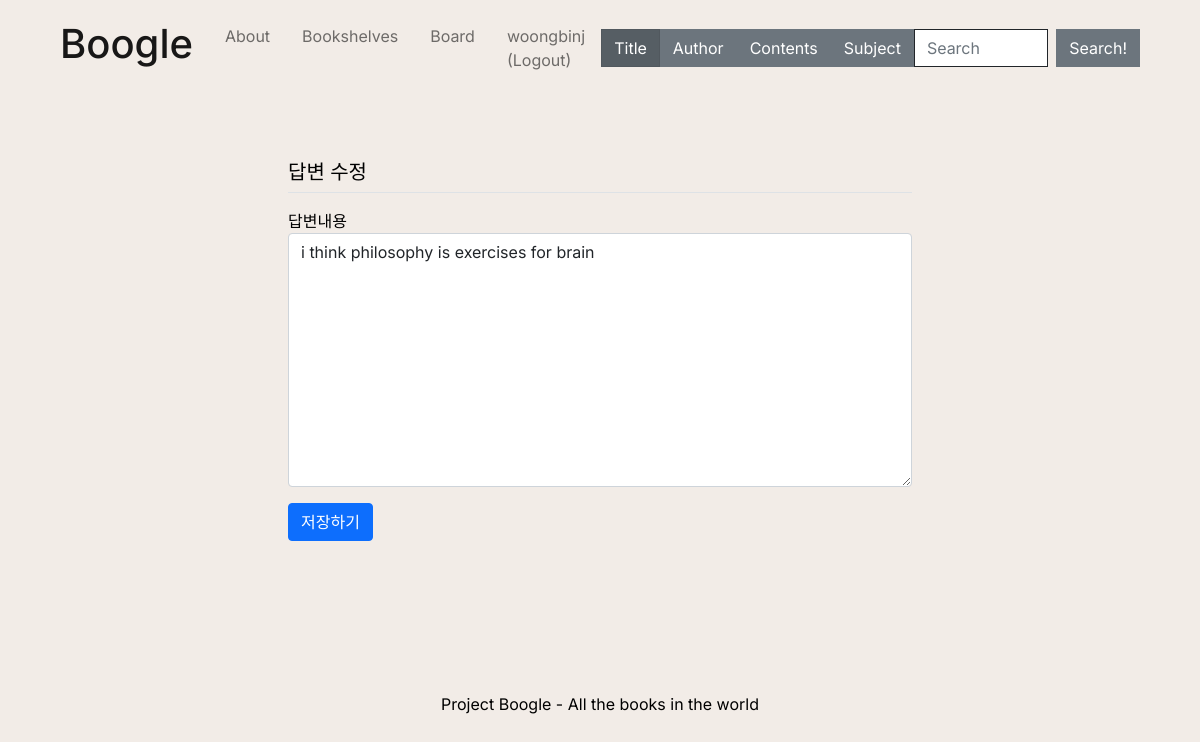
The page /answer/modify/2 (signed in) on the database its author committed.
### pybo/models.py (models this page shows)
class User(db.Model):
    __tablename__ = 'user'   #테이블 이름 : user
    id = db.Column(db.Integer, primary_key = True)   #id를 프라이머리키로 설정
    username = db.Column(db.String(8), nullable = False)
    email = db.Column(db.String(32), nullable = False)
    password = db.Column(db.String(64), nullable = False)

class Answer(db.Model):
    id = db.Column(db.Integer, primary_key=True)
    question_id = db.Column(db.Integer, db.ForeignKey('question.id', ondelete='CASCADE'))
    question = db.relationship('Question', backref=db.backref('answer_set', cascade='all, delete-orphan'))
    content = db.Column(db.Text(), nullable=False)
    create_date = db.Column(db.DateTime(), nullable=False)
    modify_date = db.Column(db.DateTime(), nullable=True)
    user_id = db.Column(db.Integer, db.ForeignKey('user.id', ondelete='CASCADE'), nullable=False)
    user = db.relationship('User', backref=db.backref('answer_set'))

### pybo/views/answer_views.py (the view)
@bp.route('/modify/<int:answer_id>', methods=('GET', 'POST'))
@login_required
def modify(answer_id):
    answer = Answer.query.get_or_404(answer_id)
    if g.user != answer.user:
        flash('수정권한이 없습니다')
        return redirect(url_for('question.detail', question_id=answer.question.id))
    if request.method == "POST":
        form = AnswerForm()
        if form.validate_on_submit():
            form.populate_obj(answer)
            answer.modify_date = datetime.now()  # 수정일시 저장
            db.session.commit()
            return redirect('{}#answer_{}'.format(
                url_for('question.detail', question_id=answer.question.id), answer.id))
    else:
        form = AnswerForm(obj=answer)
    return render_template('answer/answer_form.html', form=form)

### pybo/forms.py
class AnswerForm(FlaskForm):
    content = TextAreaField('내용', validators=[DataRequired('Content is a required entry.')])

### pybo/views/auth_views.py (called while the page is built)
def login_required(view):
    @functools.wraps(view)
    def wrapped_view(*args, **kwargs):
        if g.user is None:
            _next = request.url if request.method == 'GET' else ''
            return redirect(url_for('auth.login', next=_next))
        return view(*args, **kwargs)
    return wrapped_view

@bp.before_app_request
def load_logged_in_user():
    user_id = session.get('user_id')
    if user_id is None:
        g.user = None
    else:
        g.user = User.query.get(user_id)

### pybo/templates/answer/answer_form.html (shortened to what this page needs)
{% extends 'main/base.html' %}
{% block content %}
<div class="container">
    <h5 class="my-3 border-bottom pb-2">답변 수정</h5>
    <form method="post">
        <div class="mb-3">
            <label for="content">답변내용</label>
            <textarea class="form-control" name="content" id="content"
                        rows="10">{{ form.content.data or '' }}</textarea>
        </div>
        <button type="submit" class="btn btn-primary">저장하기</button>
    </form>
</div>
{% endblock %}

### pybo/templates/main/base.html (shortened to what this page needs)
<!DOCTYPE html>
<html lang="eng">
    <head>
        {% block head %}
        <link rel="stylesheet" href="{{ url_for('static', filename='css/bootstrap.min.css')}}">
        <link rel="stylesheet" href="https://cdn.jsdelivr.net/npm/bootstrap-icons@1.8.3/font/bootstrap-icons.css">
        <link rel="stylesheet" href="{{ url_for('static', filename='css/base.css')}}">
        {% endblock %}
    </head>
    <body class="d-flex flex-column min-vh-100">
      <nav class="navbar navbar-expand-lg navbar-light bg-transparent mx-5">
        <div class="container-fluid">
          <a class="navbar-brand" href ="{{ url_for('main.index') }}"><h1>Boogle</h1></a>
          <div class="collapse navbar-collapse" id="navbarSupportedContent">
            <ul class="navbar-nav me-auto mb-2 mb-lg-0">
              <li class="nav-item">
                <a class="nav-link m-2" href ="{{ url_for('main.about') }}">About</a>
              </li>
              <li class="nav-item">
                <a class="nav-link m-2" href ="{{ url_for('book.bookshelves') }}">Bookshelves</a>
              </li>
              <li class="nav-item">
                <a class="nav-link m-2" href ="{{ url_for('question.board') }}">Board</a>
              </li>
              {% if g.user %}
                <li class="nav-item">
                  <a class="nav-link m-2" href="{{ url_for('auth.logout') }}">{{ g.user.username }} (Logout)</a>
                </li>
              {% endif %}
            </ul>
            <form class="d-flex" method="get" action="{{ url_for('book.search') }}">
              <label class="btn btn-secondary rounded-0" for="option1">Title</label>
              <label class="btn btn-secondary rounded-0" for="option2">Author</label>
              <label class="btn btn-secondary rounded-0" for="option3">Contents</label>
              <label class="btn btn-secondary rounded-0" for="option4">Subject</label>
              <input class="form-control me-2 border-dark rounded-0" type="search" name="book" placeholder="Search" aria-label="Search" id="book" rows="3">
              <button class="btn btn-secondary border-secondary rounded-0" type="submit">Search!</button>
            </form>
          </div>
        </div>
      </nav>
      <section class="m-5">
        <div class="content-container">
          <div class="row gx-4 gx-lg-5 justify-content-center">
            <div class="col-md-8">
              {% block content %}{% endblock %}
            </div>
          </div>
        </div>
      </section>
      <footer class="py-5 mt-auto">
        <div class="page-bottom">
          <div class="copyright">
            Project Boogle - All the books in the world
          </div>
        </div>
      </footer>
    </body>
</html>

### pybo/static/css/base.css (style rules this page uses)
body, html { margin: 0; background: #F2ECE7 !important; color: black; font-family: 'Inter', sans-serif; min-height: 100vh; width: 100%; display: -webkit-box; display: -ms-flexbox; display: flex; -webkit-box-orient: horizontal; -webkit-box-direction: normal; -ms-flex-direction: column; flex-direction: column; -webkit-box-align: center; -ms-flex-align: center; }
* { box-sizing: border-box; }
body { min-height: 100%; }
a:link { color : black; text-decoration: none; }
.content-container { flex:1; color: black; }
.page-bottom { height: 30px; position: relative; transform: translateY(-100%); width: 100%; }
.copyright { text-align: center; }

### rows shown on the page
User: user.username "woongbinj"
Answer: content "i think philosophy is exercises for brain"
